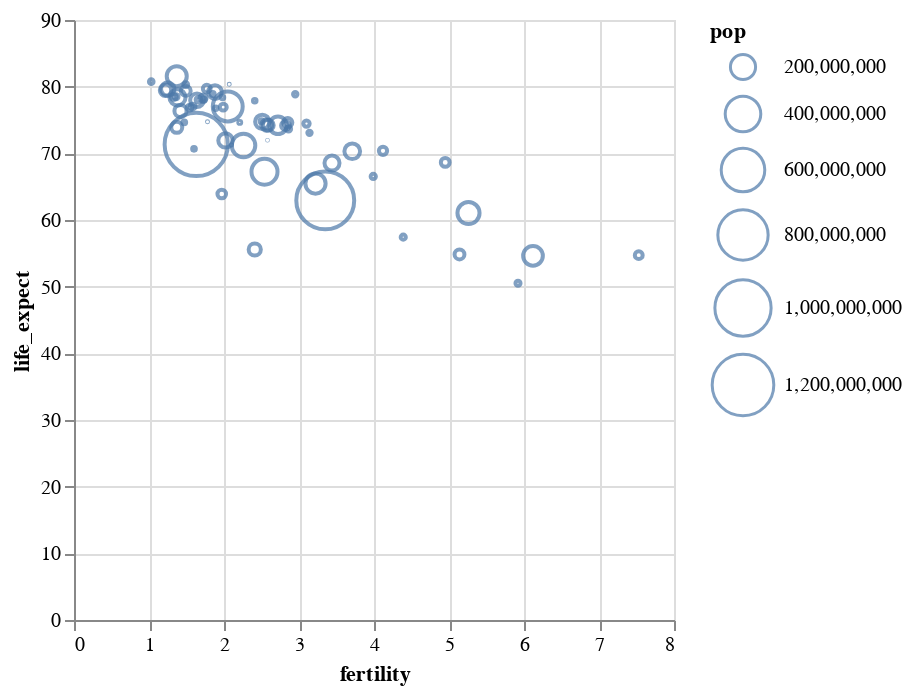

The notebook cell saved with this chart:
### Code cell
alt.Chart(data2000).mark_point().encode(
    alt.X('fertility:Q'),
    alt.Y('life_expect:Q'),
    alt.Size('pop:Q', scale=alt.Scale(range=[0,1000]))
)

### Figure 1 — Vega-Lite specification as saved in the notebook (floating-point values rounded to 4 significant figures)
{"config": {"view": {"continuousWidth": 300, "continuousHeight": 300}}, "data": {"name": "data-bc091f26dcbfed41e77a4db283369a07"}, "mark": {"type": "point"}, "encoding": {"size": {"field": "pop", "scale": {"range": [0, 1000]}, "type": "quantitative"}, "x": {"field": "fertility", "type": "quantitative"}, "y": {"field": "life_expect", "type": "quantitative"}}, "$schema": "https://vega.github.io/schema/vega-lite/v5.20.1.json", "datasets": {"data-bc091f26dcbfed41e77a4db283369a07": [{"year": 2000, "country": "Afghanistan", "cluster": 0, "pop": 19542982, "life_expect": 54.73, "fertility": 7.53}, {"year": 2000, "country": "Argentina", "cluster": 3, "pop": 37070774, "life_expect": 74.22, "fertility": 2.59}, {"year": 2000, "country": "Australia", "cluster": 4, "pop": 19017963, "life_expect": 79.72, "fertility": 1.77}, {"year": 2000, "country": "Austria", "cluster": 1, "pop": 8010428, "life_expect": 78.49, "fertility": 1.36}, {"year": 2000, "country": "Bahamas", "cluster": 3, "pop": 325014, "life_expect": 71.25, "fertility": 2.1}, {"year": 2000, "country": "Bangladesh", "cluster": 0, "pop": 129193327, "life_expect": 65.47, "fertility": 3.22}, {"year": 2000, "country": "Barbados", "cluster": 3, "pop": 264657, "life_expect": 74.74, "fertility": 1.78}, {"year": 2000, "country": "Belgium", "cluster": 1, "pop": 10264343, "life_expect": 78.04, "fertility": 1.66}, {"year": 2000, "country": "Bolivia", "cluster": 3, "pop": 8592656, "life_expect": 66.53, "fertility": 3.99}, {"year": 2000, "country": "Brazil", "cluster": 3, "pop": 175873720, "life_expect": 71.18, "fertility": 2.26}, {"year": 2000, "country": "Canada", "cluster": 3, "pop": 30683313, "life_expect": 79.36, "fertility": 1.49}, {"year": 2000, "country": "Chile", "cluster": 3, "pop": 15351799, "life_expect": 76.93, "fertility": 1.99}, {"year": 2000, "country": "China", "cluster": 4, "pop": 1264099069, "life_expect": 71.33, "fertility": 1.63}, {"year": 2000, "country": "Colombia", "cluster": 3, "pop": 39215135, "life_expect": 74.23, "fertility": 2.57}, {"year": 2000, "country": "Costa Rica", "cluster": 3, "pop": 3979193, "life_expect": 77.9, "fertility": 2.41}, {"year": 2000, "country": "Croatia", "cluster": 1, "pop": 4548434, "life_expect": 74.65, "fertility": 1.47}, {"year": 2000, "country": "Cuba", "cluster": 3, "pop": 11105791, "life_expect": 77.01, "fertility": 1.58}, {"year": 2000, "country": "Dominican Republic", "cluster": 3, "pop": 8540791, "life_expect": 73.66, "fertility": 2.86}, {"year": 2000, "country": "Ecuador", "cluster": 3, "pop": 12626507, "life_expect": 74.46, "fertility": 3.1}, {"year": 2000, "country": "Egypt", "cluster": 5, "pop": 71371371, "life_expect": 68.54, "fertility": 3.44}, {"year": 2000, "country": "El Salvador", "cluster": 3, "pop": 5958482, "life_expect": 73.07, "fertility": 3.14}, {"year": 2000, "country": "Finland", "cluster": 1, "pop": 5176209, "life_expect": 78.04, "fertility": 1.73}, {"year": 2000, "country": "France", "cluster": 1, "pop": 58665453, "life_expect": 79.19, "fertility": 1.88}, {"year": 2000, "country": "Georgia", "cluster": 1, "pop": 4265172, "life_expect": 70.68, "fertility": 1.6}, {"year": 2000, "country": "Germany", "cluster": 1, "pop": 81551677, "life_expect": 78.39, "fertility": 1.38}, {"year": 2000, "country": "Greece", "cluster": 1, "pop": 11038109, "life_expect": 78.44, "fertility": 1.33}, {"year": 2000, "country": "Grenada", "cluster": 3, "pop": 107432, "life_expect": 71.97, "fertility": 2.58}, {"year": 2000, "country": "Haiti", "cluster": 3, "pop": 8360225, "life_expect": 57.43, "fertility": 4.39}, {"year": 2000, "country": "Hong Kong, China", "cluster": 4, "pop": 6731195, "life_expect": 80.75, "fertility": 1.03}, {"year": 2000, "country": "Iceland", "cluster": 1, "pop": 281462, "life_expect": 80.35, "fertility": 2.07}, {"year": 2000, "country": "India", "cluster": 0, "pop": 1059633675, "life_expect": 62.94, "fertility": 3.35}, {"year": 2000, "country": "Indonesia", "cluster": 4, "pop": 214072421, "life_expect": 67.24, "fertility": 2.54}, {"year": 2000, "country": "Iran", "cluster": 5, "pop": 65544383, "life_expect": 71.94, "fertility": 2.02}, {"year": 2000, "country": "Iraq", "cluster": 5, "pop": 24628858, "life_expect": 68.64, "fertility": 4.95}, {"year": 2000, "country": "Ireland", "cluster": 1, "pop": 3768950, "life_expect": 76.77, "fertility": 1.89}, {"year": 2000, "country": "Israel", "cluster": 5, "pop": 6116958, "life_expect": 78.87, "fertility": 2.95}, {"year": 2000, "country": "Italy", "cluster": 1, "pop": 56966397, "life_expect": 79.64, "fertility": 1.25}, {"year": 2000, "country": "Jamaica", "cluster": 3, "pop": 2612205, "life_expect": 74.64, "fertility": 2.21}, {"year": 2000, "country": "Japan", "cluster": 4, "pop": 126803861, "life_expect": 81.57, "fertility": 1.37}, {"year": 2000, "country": "Kenya", "cluster": 2, "pop": 30851606, "life_expect": 54.83, "fertility": 5.14}, {"year": 2000, "country": "Lebanon", "cluster": 5, "pop": 4320642, "life_expect": 74.82, "fertility": 2.5}, {"year": 2000, "country": "Mexico", "cluster": 3, "pop": 97873442, "life_expect": 74.21, "fertility": 2.72}, {"year": 2000, "country": "Netherlands", "cluster": 1, "pop": 15899135, "life_expect": 78.28, "fertility": 1.72}, {"year": 2000, "country": "New Zealand", "cluster": 4, "pop": 3855266, "life_expect": 78.39, "fertility": 1.98}, {"year": 2000, "country": "Nigeria", "cluster": 2, "pop": 122851984, "life_expect": 54.63, "fertility": 6.12}, {"year": 2000, "country": "North Korea", "cluster": 4, "pop": 23367059, "life_expect": 63.9, "fertility": 1.97}, {"year": 2000, "country": "Norway", "cluster": 1, "pop": 4491202, "life_expect": 78.9, "fertility": 1.85}, {"year": 2000, "country": "Pakistan", "cluster": 0, "pop": 154369924, "life_expect": 61.04, "fertility": 5.26}, {"year": 2000, "country": "Peru", "cluster": 3, "pop": 26654439, "life_expect": 74.61, "fertility": 2.85}, {"year": 2000, "country": "Philippines", "cluster": 4, "pop": 77958223, "life_expect": 70.31, "fertility": 3.71}, {"year": 2000, "country": "Poland", "cluster": 1, "pop": 38504431, "life_expect": 73.9, "fertility": 1.37}, {"year": 2000, "country": "Portugal", "cluster": 1, "pop": 10300626, "life_expect": 76.84, "fertility": 1.54}, {"year": 2000, "country": "Rwanda", "cluster": 2, "pop": 8109989, "life_expect": 50.51, "fertility": 5.92}, {"year": 2000, "country": "Saudi Arabia", "cluster": 5, "pop": 21547390, "life_expect": 70.37, "fertility": 4.12}, {"year": 2000, "country": "South Africa", "cluster": 2, "pop": 46813266, "life_expect": 55.58, "fertility": 2.41}, {"year": 2000, "country": "South Korea", "cluster": 4, "pop": 46788591, "life_expect": 76.34, "fertility": 1.42}, {"year": 2000, "country": "Spain", "cluster": 1, "pop": 40741651, "life_expect": 79.47, "fertility": 1.22}, {"year": 2000, "country": "Switzerland", "cluster": 1, "pop": 7182059, "life_expect": 80.3, "fertility": 1.49}, {"year": 2000, "country": "Turkey", "cluster": 1, "pop": 64113547, "life_expect": 74.73, "fertility": 2.51}, {"year": 2000, "country": "United Kingdom", "cluster": 1, "pop": 58850043, "life_expect": 77.97, "fertility": 1.64}, {"year": 2000, "country": "United States", "cluster": 3, "pop": 282398554, "life_expect": 77.03, "fertility": 2.05}, {"year": 2000, "country": "Venezuela", "cluster": 3, "pop": 24427729, "life_expect": 74.17, "fertility": 2.82}]}}
